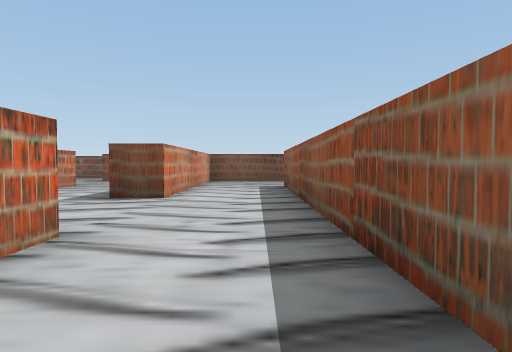
[1] (above)

23 first-person views from a walk through a Unity game level. The camera is 0.62 m above the floor, tilts 2° down and sees 75° across. The floor is counted in squares, 1 m on a side. Each view is taken from the middle of a square. On the plan, view 1 faces up. The plan holds only what a view shows up to about 10 squares ahead; the rest is blank. The place goes on beyond the plan. The player character is not drawn.

[2]
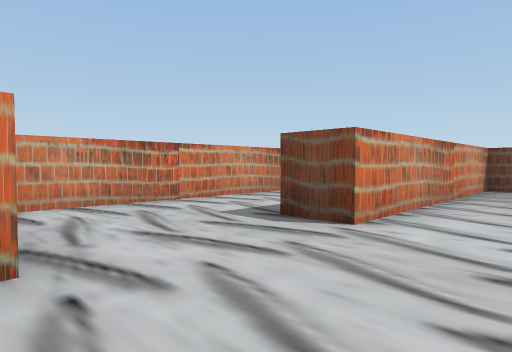

[3]
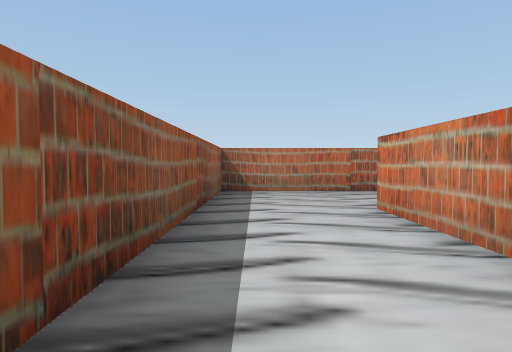

[4]
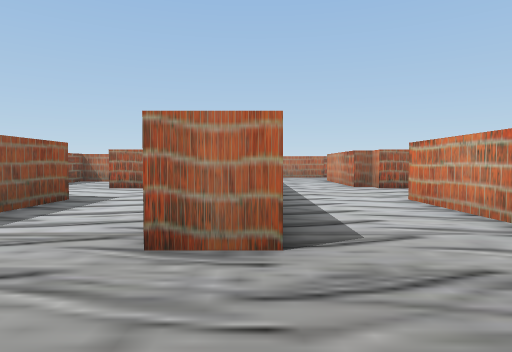

[5]
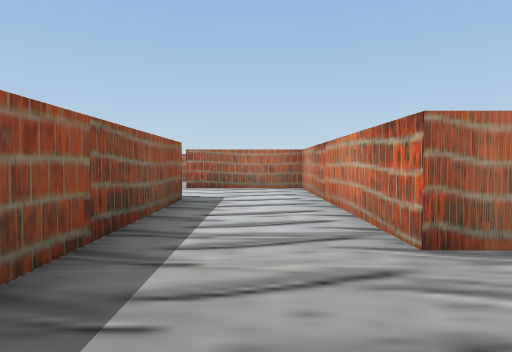

[6]
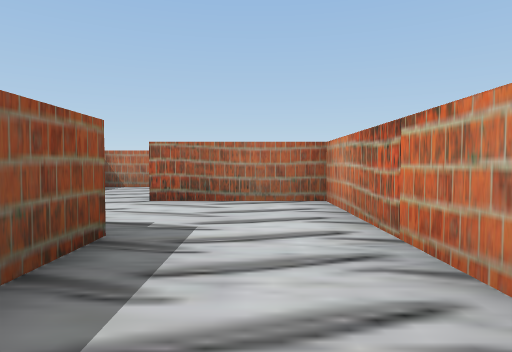

[7]
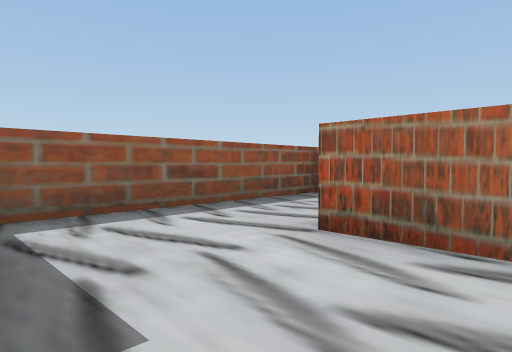

[8]
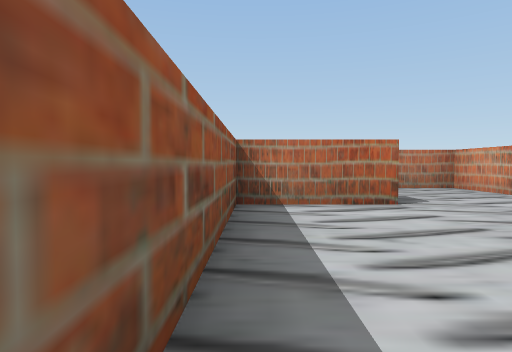

[9]
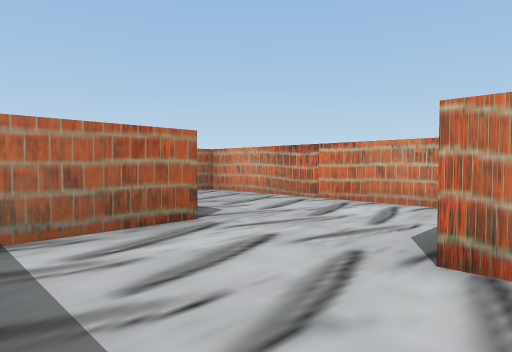

[10]
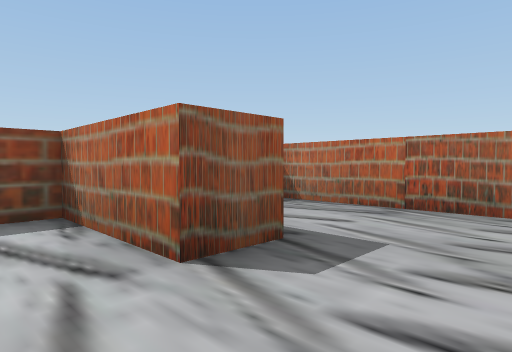

[11]
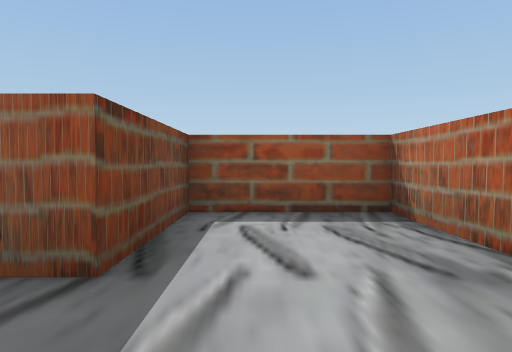

[12]
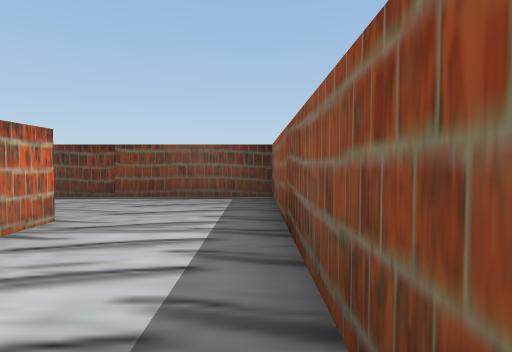

[13]
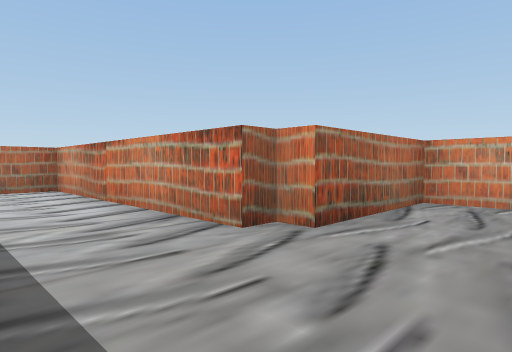

[14]
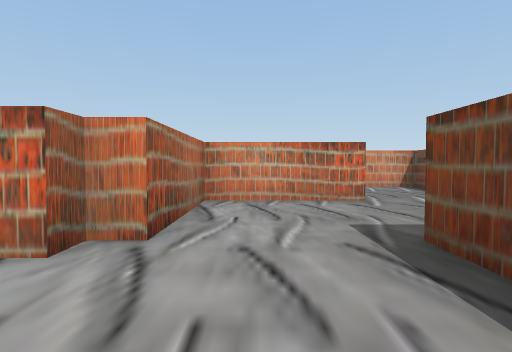

[15]
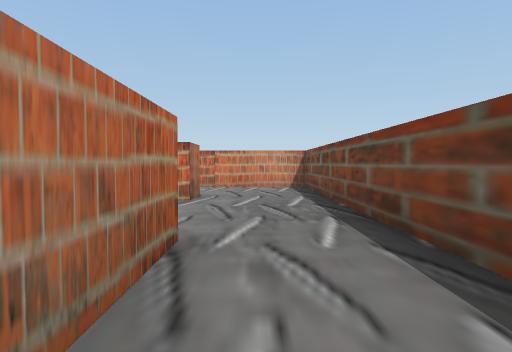

[16]
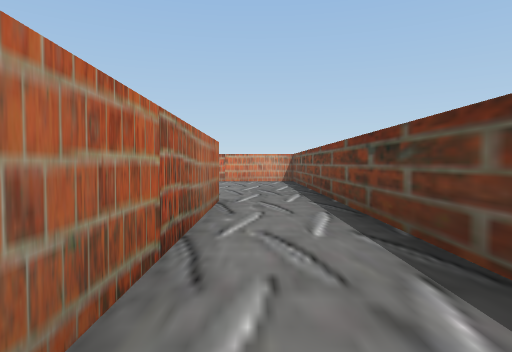

[17]
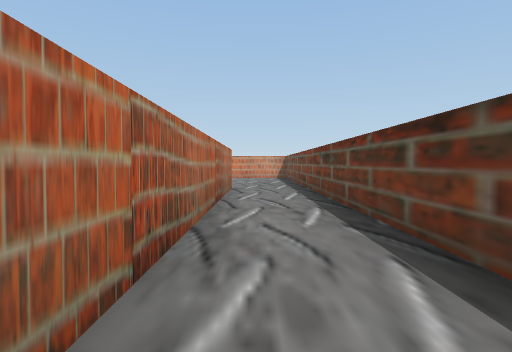

[18]
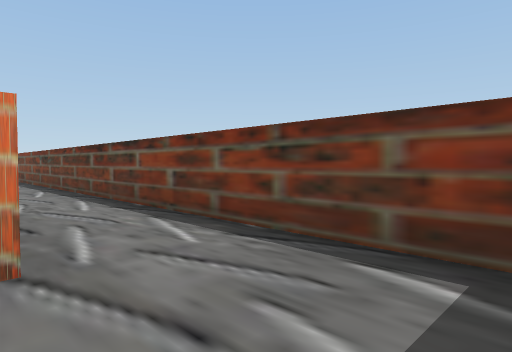

[19]
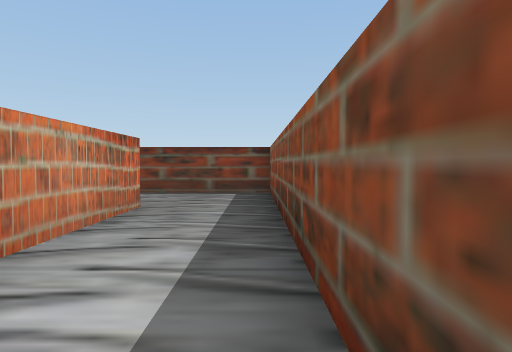

[20]
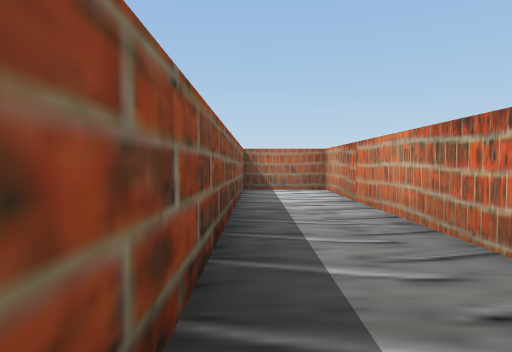

[21]
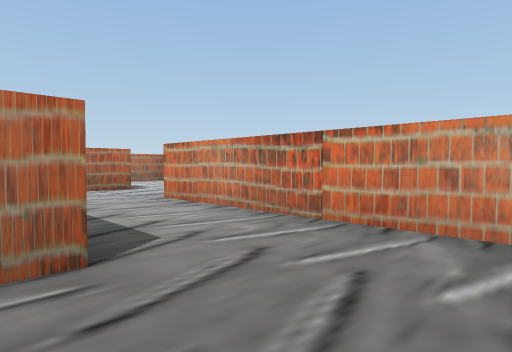

[22]
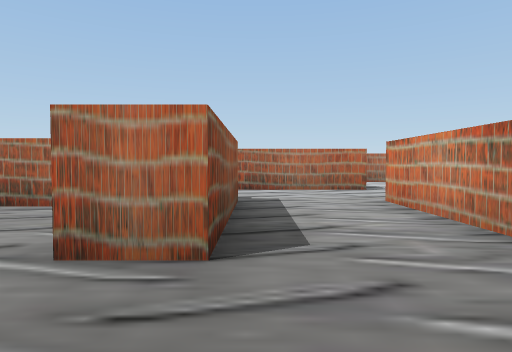

[23]
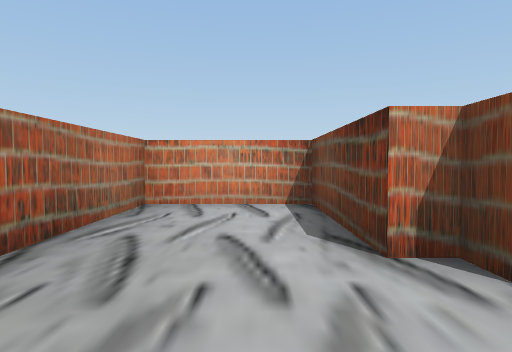

### Floor plan
Points are (right, up) in squares from view 1. A wall is a line through its corners. A room is listed if a view was taken in it or the views show most of it. See-through windows are left out.
Room 1 (views 1, 2, 3, 4, 5, 6, 7, 8, 9, 10, 12, 13, 14, 15, 16, 17, 18, 19, 20, 21, 22, 23)
walls: (4.3, 6) (4.3, 12.4) (-1.7, 12.4) (-1.7, 6.1) (-2.8, 6.1); (-4.8, 12.4) (-5.8, 12.4); (1.8, 1.5) (1.8, -1.5); (-5.8, 13.4) (2.2, 13.4); (4.8, 2.8) (4.8, 2.2); (5.3, 12.9) (5.3, 6.9) (7.3, 6.9) (7.3, 15.4) (-12.2, 15.4) (-12.2, 9.2); (-9.7, 9.5) (-9.7, 12.9) (-8.7, 12.9) (-8.7, 10.1) (-5.7, 10.1) (-5.7, 9.6) (-5.2, 9.6) (-5.2, 3.4) (-2.2, 3.4) (-2.2, 2.8) (-1.7, 2.8) (-1.7, -0.7) (-2.2, -0.7) (-2.2, -1.1) (-5.2, -1.1) (-5.2, -3.7) (0.8, -3.7) (0.8, 9.6) (1.8, 9.6) (1.8, 3.4) (4.9, 3.4); (-11.4, 6.9) (-9.5, 6.9); (4.8, -1.1) (4.8, -0.1) (7.3, -0.1) (7.3, 5.5)
ways out: opening at (3.5, -0.5) to room 2; opening at (-12, 8)
Room 2 (view 11)
walls: (1.8, -1.5) (1.8, -3.7) (7.3, -3.7) (7.3, -1.1) (4.8, -1.1)
ways out: opening at (3.5, -0.5) to room 1

Positions as (right, up) in squares from view 1, and headings:
1: (0, 0), facing up
2: (0, 3), facing up-left
3: (0, 4), facing down
4: (1, 12), facing down
5: (3, 12), facing down
6: (3, 9), facing down
7: (3, 6), facing down-right
8: (7, 5), facing down
9: (7, 3), facing down-left
10: (3, 1), facing down-right
11: (3, -2), facing right
12: (4, 6), facing up
13: (-3, 12), facing down-left
14: (-3, 11), facing left
15: (-3, 14), facing left
16: (0, 14), facing left
17: (3, 14), facing left
18: (7, 13), facing up-left
19: (7, 8), facing up
20: (7, 15), facing down
21: (-9, 15), facing down-left
22: (-10, 15), facing down
23: (0, -2), facing left
